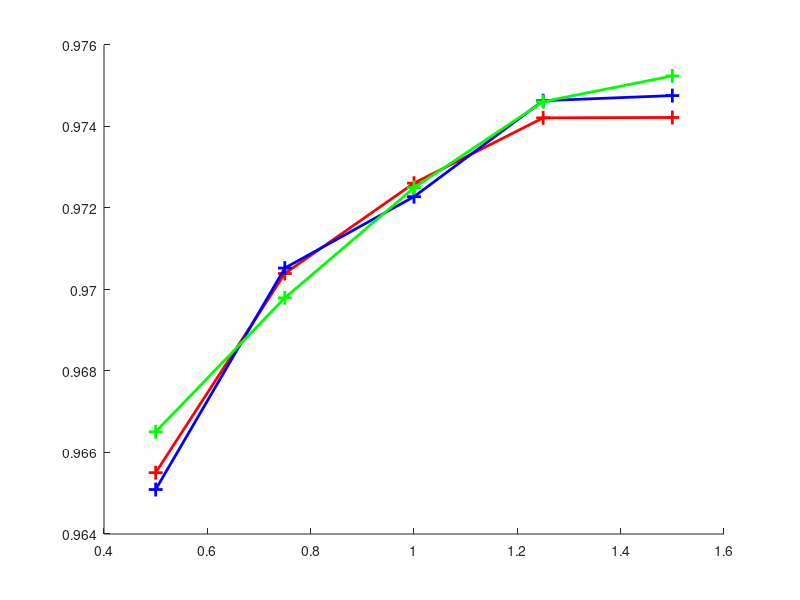

This figure's MATLAB source: (Note: this script raises an error after producing the figure.)
%% summarize simulation results
load('Record_alphaLB_MNAR.mat')
load('Record_alphaUB_MNAR.mat')
load('Record_alphaDel_MNAR.mat')

numIter = 25;
p_Missing_Candidate = [0.90, 0.95];
c_avg_Candidate = [0.5, 0.7, 0.9];
mu_abs_Candidate = [0.5, 1, 1.5];
sbar_Candidate = 0.25 * (2:6);

avg_alphaLB = mean(Record_alphaLB_MNAR, 1);
avg_alphaUB = mean(Record_alphaUB_MNAR, 1);
avg_alphaDel = mean(Record_alphaDel_MNAR, 1);

%% create plots for lower bounds
figure;
hold on;
% plot(sbar_Candidate, avg_alphaLB(1, :, 1, 1, 2), '-*',...
%     'Color', 'r',...
%     'LineWidth',2,...
%     'MarkerSize',10);
% plot(sbar_Candidate, avg_alphaLB(1, :, 2, 1, 2), '-*',...
%     'Color', 'b',...
%     'LineWidth',2,...
%     'MarkerSize',10);
% plot(sbar_Candidate, avg_alphaLB(1, :, 3, 1, 2), '-*',...
%     'Color', 'g',...
%     'LineWidth',2,...
%     'MarkerSize',10);

plot(sbar_Candidate, avg_alphaUB(1, :, 1, 3, 2), '-+',...
    'Color', 'r',...
    'LineWidth',2,...
    'MarkerSize',10);
plot(sbar_Candidate, avg_alphaUB(1, :, 2, 3, 2), '-+',...
    'Color', 'b',...
    'LineWidth',2,...
    'MarkerSize',10);
plot(sbar_Candidate, avg_alphaUB(1, :, 3, 3, 2), '-+',...
    'Color', 'g',...
    'LineWidth',2,...
    'MarkerSize',10);

plot(sbar_Candidate, alphaStar(3) * ones(1,5), '--')

xlabel('Bound for variance', 'FontWeight', 'bold', 'FontSize', 14);
ylabel('Bound for alpha', 'FontWeight', 'bold', 'FontSize', 14);
ax = gca;
ax.FontSize = 16;
hold off;



%% create plots for upper bounds
figure;
hold on;
plot(sbar_Candidate, avg_alphaLB(1, :, 1, 3, 2), '-*',...
    'Color', 'r',...
    'LineWidth',2,...
    'MarkerSize',10);
plot(sbar_Candidate, avg_alphaLB(1, :, 2, 3, 2), '-*',...
    'Color', 'b',...
    'LineWidth',2,...
    'MarkerSize',10);
plot(sbar_Candidate, avg_alphaLB(1, :, 3, 3, 2), '-*',...
    'Color', 'g',...
    'LineWidth',2,...
    'MarkerSize',10);

% plot(sbar_Candidate, avg_alphaUB(1, :, 1, 3, 1), '-+',...
%     'Color', 'r',...
%     'LineWidth',2,...
%     'MarkerSize',10);
% plot(sbar_Candidate, avg_alphaUB(1, :, 2, 3, 1), '-+',...
%     'Color', 'b',...
%     'LineWidth',2,...
%     'MarkerSize',10);
% plot(sbar_Candidate, avg_alphaUB(1, :, 3, 3, 1), '-+',...
%     'Color', 'g',...
%     'LineWidth',2,...
%     'MarkerSize',10);

plot(sbar_Candidate, alphaStar(3) * ones(1,5), '--')

xlabel('Lower bound for variance', 'FontWeight', 'bold', 'FontSize', 14);
ylabel('Lower bound for alpha', 'FontWeight', 'bold', 'FontSize', 14);
ax = gca;
ax.FontSize = 16;
hold off;



%% create plots for lower bounds (cavg = 0.7)
figure;
hold on;
% plot(sbar_Candidate, avg_alphaLB(1, :, 1, 1, 2), '-*',...
%     'Color', 'r',...
%     'LineWidth',2,...
%     'MarkerSize',10);
% plot(sbar_Candidate, avg_alphaLB(1, :, 2, 1, 2), '-*',...
%     'Color', 'b',...
%     'LineWidth',2,...
%     'MarkerSize',10);
% plot(sbar_Candidate, avg_alphaLB(1, :, 3, 1, 2), '-*',...
%     'Color', 'g',...
%     'LineWidth',2,...
%     'MarkerSize',10);

plot(sbar_Candidate, avg_alphaUB(1, :, 1, 2, 2), '-+',...
    'Color', 'r',...
    'LineWidth',2,...
    'MarkerSize',10);
plot(sbar_Candidate, avg_alphaUB(1, :, 2, 2, 2), '-+',...
    'Color', 'b',...
    'LineWidth',2,...
    'MarkerSize',10);
plot(sbar_Candidate, avg_alphaUB(1, :, 3, 2, 2), '-+',...
    'Color', 'g',...
    'LineWidth',2,...
    'MarkerSize',10);

plot(sbar_Candidate, alphaStar(2) * ones(1,5), '--')

xlabel('Bound for variance', 'FontWeight', 'bold', 'FontSize', 14);
ylabel('Upper bound for alpha', 'FontWeight', 'bold', 'FontSize', 14);
ax = gca;
ax.FontSize = 16;
hold off;



%% create plots for upper bounds
figure;
hold on;
plot(sbar_Candidate, avg_alphaLB(1, :, 1, 2, 2), '-*',...
    'Color', 'r',...
    'LineWidth',2,...
    'MarkerSize',10);
plot(sbar_Candidate, avg_alphaLB(1, :, 2, 2, 2), '-*',...
    'Color', 'b',...
    'LineWidth',2,...
    'MarkerSize',10);
plot(sbar_Candidate, avg_alphaLB(1, :, 3, 2, 2), '-*',...
    'Color', 'g',...
    'LineWidth',2,...
    'MarkerSize',10);

% plot(sbar_Candidate, avg_alphaUB(1, :, 1, 3, 1), '-+',...
%     'Color', 'r',...
%     'LineWidth',2,...
%     'MarkerSize',10);
% plot(sbar_Candidate, avg_alphaUB(1, :, 2, 3, 1), '-+',...
%     'Color', 'b',...
%     'LineWidth',2,...
%     'MarkerSize',10);
% plot(sbar_Candidate, avg_alphaUB(1, :, 3, 3, 1), '-+',...
%     'Color', 'g',...
%     'LineWidth',2,...
%     'MarkerSize',10);

plot(sbar_Candidate, alphaStar(2) * ones(1,5), '--')

xlabel('Bound for variance', 'FontWeight', 'bold', 'FontSize', 14);
ylabel('Lower bound for alpha', 'FontWeight', 'bold', 'FontSize', 14);
ax = gca;
ax.FontSize = 16;
hold off;